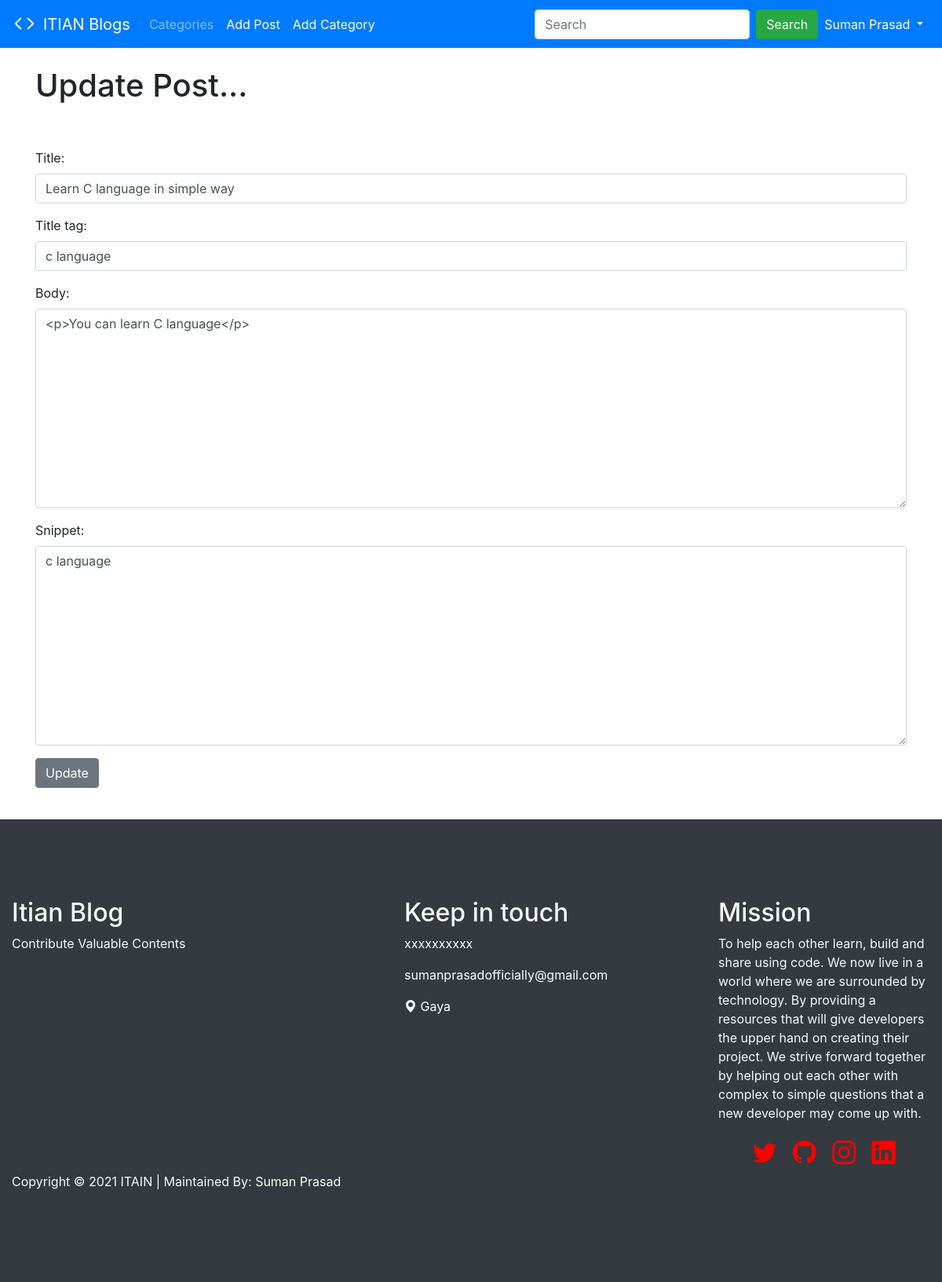
The app's page /article/edit/15 (signed in) with its own data.
### theblog/models.py (models this page shows, shortened)
class Post(models.Model):
    title = models.CharField(max_length=255)
    header_image = models.ImageField(null=True, blank=True, upload_to="images/")   #all posts doesnot have image.
    title_tag = models.CharField(max_length=255)
    author = models.ForeignKey(User, on_delete=models.CASCADE)
    body = RichTextField(blank=True, null=True)
    post_date = models.DateField(auto_now_add=True)
    category = models.CharField(max_length=255, default='coding')
    snippet = models.CharField(max_length=255)
    likes = models.ManyToManyField(User, related_name='blog_posts')

### theblog/views.py (the view)
# urls.py: path('article/edit/<int:pk>', UpdatePostView.as_view(), name='update-post'),
class UpdatePostView(UpdateView):
    model = Post
    form_class = EditForm
    template_name = 'update_post.html'

### theblog/forms.py
class EditForm(forms.ModelForm):
    class Meta:
        model = Post
        fields = ('title', 'title_tag', 'body', 'snippet')
        widgets = {
            'title': forms.TextInput(attrs={'class': 'form-control'}),
            'title_tag': forms.TextInput(attrs={'class': 'form-control'}),
            'body': forms.Textarea(attrs={'class': 'form-control'}),
            'snippet': forms.Textarea(attrs={'class': 'form-control'}),
        }

### theblog/templates/update_post.html (shortened to what this page needs)
{% extends 'base.html' %}
{% block content %}
<div class="container">
{% if user.is_authenticated %}
  {% if user.id == post.author.id %}
          <h1>Update Post...</h1>
          <br><br>
          <div class="form-group">
            <form method="POST">
              {{ form.as_p }}
              <button class="btn btn-secondary">Update</button>
          </div>
    {% else %}
        You are not allowed here!
    {%endif%}
{% else %}
You are not allowed here!
{%endif%}
</div>
{% endblock %}

### theblog/templates/base.html (shortened to what this page needs)
<!doctype html>
{% load static %}
<html lang="en">
  <head>
    <link rel="stylesheet" href="https://cdn.jsdelivr.net/npm/bootstrap@4.6.0/dist/css/bootstrap.min.css">
    <link rel="stylesheet" href="https://cdn.jsdelivr.net/npm/bootstrap-icons@1.5.0/font/bootstrap-icons.css">
    <link rel="stylesheet" href="{% static 'css/main.css' %}">
  </head>
  <body>
    <nav class="navbar sticky-top navbar-expand-lg navbar-dark bg-primary">
    <i class="bi bi-code" id="code"></i>&nbsp&nbsp
      <a class="navbar-brand" href="{% url 'home' %}"> ITIAN Blogs</a>
  <div class="collapse navbar-collapse" id="navbarSupportedContent">
    <ul class="navbar-nav mr-auto">
      {% if cat_menu %}
      <li class="nav-item dropdown">
        <a class="nav-link dropdown-toggle active" href="#" id="navbarDropdown" role="button" data-toggle="dropdown" aria-haspopup="true" aria-expanded="false">
          Categories
        </a>
        <div class="dropdown-menu" aria-labelledby="navbarDropdown">
          {% for item in cat_menu %}
            <a class="dropdown-item" href="{% url 'category' item|slugify%}">{{item}}</a>
            {%endfor%}
        </div>
      </li>
      {% else %}
      <li class="nav-item">
        <a class="nav-link" href="{% url 'category-list' %}">Categories</a>
      </li>
      {% endif %}
      {% if user.is_authenticated %}
        <li class="nav-item">
          <a class="nav-link active" href="{% url 'add_post' %}">Add Post</a>
        </li>
        <li class="nav-item">
          <a class="nav-link active" href="{% url 'add_category' %}">Add Category</a>
        </li>
      {%endif%}
    </ul>
  {% if user.is_authenticated %}
        <ul class="navbar-nav ml-auto">
         <form method="POST" action="{% url 'search-content' %}" class="form-inline my-2 my-lg-0">
            <input class="form-control mr-sm-2" type="search" placeholder="Search" aria-label="Search" name="searched">
            <button class="btn btn-success my-2 my-sm-0" type="submit">Search</button>
          </form>
          <li class="nav-item dropdown active">
            <a class="nav-link dropdown-toggle" href="#" id="navbarDropdown" role="button" data-toggle="dropdown" aria-haspopup="true" aria-expanded="false">
              {{user.first_name}}
              {{user.last_name}}
            </a>
              </li>
            </div>
  {% endif %}
</nav>
    <br>
    <div>
      {% block content %}
      {% endblock %}
    </div>
<br>
<div class="container-fluid bg-dark text-light" id="footer">
    <div class="row">
               <div class="col-md-5 col-sm-6">
                    <h2>Itian Blog</h2>
                    <p>Contribute Valuable Contents</p>
               </div>
               <div class="col-md-4 col-sm-6">
                    <div class="footer-info">
                    	<h2>Keep in touch</h2>
                         <p><a href="">xxxxxxxxxx</a></p>
                         <p><a href="mailto:sumanprasadofficially@gmail.com">sumanprasadofficially@gmail.com</a></p>
                         <p><i class="bi bi-geo-alt-fill"></i><a href="https://gaya.nic.in/" target="_blank"> Gaya</a></p>
                    </div>
               </div>
               <div class="col-md-3 col-sm-12">
                    <h2>Mission</h2>
                    <p>To help each other learn, build and share using code. We now live in a world where we are surrounded by technology. By providing a  resources that will give developers the upper hand on creating their project. We strive forward together by helping out each other with complex to simple questions that a new developer may come up with. </p>
                    <ul class="social-icon" id="social-icon">
                         <li><a href="https://twitter.com/sumanitian" <i class="bi bi-twitter"></a></li>
                         <li><a href="https://github.com/sumanitian" <i class="bi bi-github"></a></li>
                         <li><a href="https://www.instagram.com/suman_itian/" <i class="bi bi-instagram"></a></li>
                         <li><a href="https://www.linkedin.com/in/suman-prasad-4b5a89145/" <i class="bi bi-linkedin"></a></li>
                    </ul>
               </div>
               <div class="col-md-12 col-sm-12">
                    <div class="copyright-text">
                         <p>Copyright © 2021 ITAIN
                         | Maintained By: <a href="https://sumanitian.github.io/sumanprasad/">Suman Prasad</a></p>
                    </div>
               </div>
          </div>
</div>
  </body>
</html>

### static/css/main.css (style rules this page uses)
#footer { padding-top: 100px; padding-bottom: 100px; }
#footer a { color: white; }
#footer .copyright-text { padding-top: 2px; }
#footer .copyright-text a { color: ivory; }
#social-icon { position: relative; padding: 0; margin: 0; text-align: center; }
#social-icon li { display: inline-block; list-style: none; }
#social-icon li a { border-radius: 100%; color: red; cursor: pointer; font-size: 30px; text-decoration: none; -webkit-transition: all ease-in-out 0.3s; transition: all ease-in-out 0.3s; text-align: center; position: relative; margin: 4px 8px 0 8px; }

### theblog/templates/base.html (style rules this page uses)
#code { font-size: 30px; color: white; }

### records on screen
Post: title "Learn C language in simple way", title_tag "c language", body "<p>You can learn C language</p>", snippet "c language"

### other values on screen
{{ user.first_name }} "Suman"
{{ user.last_name }} "Prasad"
